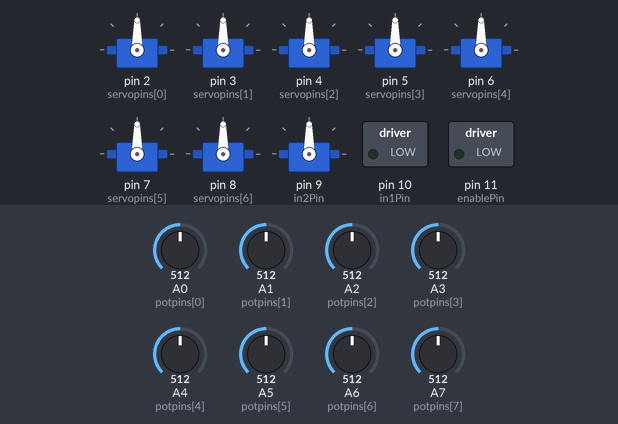
The sketch below on a simulated Arduino Mega 2560, built with avr-gcc and run on an emulated ATmega2560. On the bench: 8 × servo, switched loads named in the sketch (green lamp = pin HIGH). Inputs (shaded band) come from the test bench; at power-on: A0 (potpins[0]) = 512, A1 (potpins[1]) = 512, A2 (potpins[2]) = 512, A3 (potpins[3]) = 512, A4 (potpins[4]) = 512, A5 (potpins[5]) = 512, A6 (potpins[6]) = 512, A7 (potpins[7]) = 512. What the sketch prints to the serial monitor is not drawn.

Above: at 1.2 s.
1.3 s: A0 (potpins[0]) set to 716
At 2.5 s:
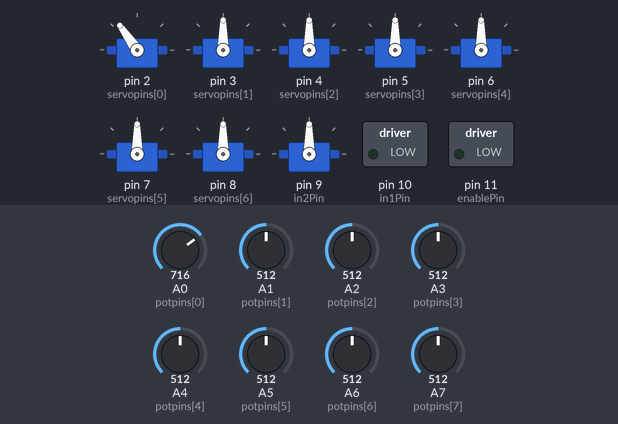
2.8 s: A1 (potpins[1]) set to 716
At 4.0 s:
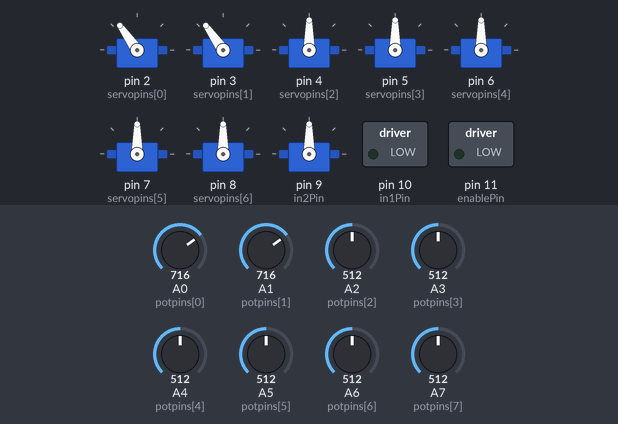
4.3 s: A2 (potpins[2]) set to 716
At 5.3 s:
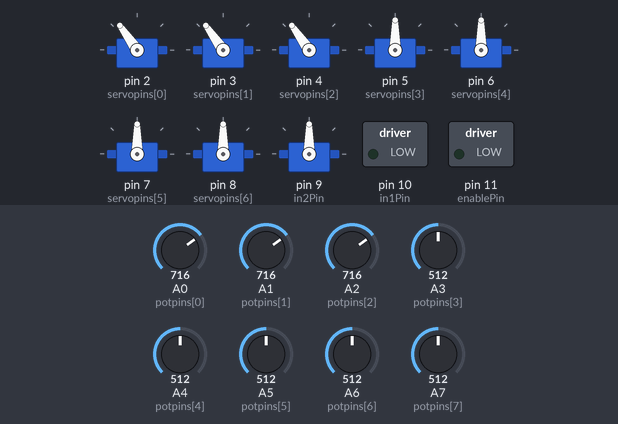
5.8 s: A3 (potpins[3]) set to 716
At 6.7 s:
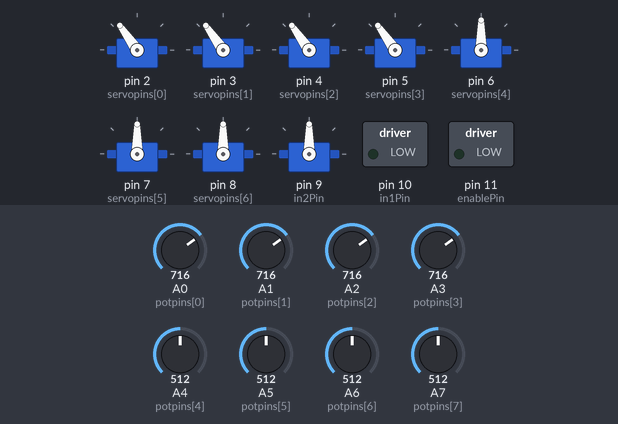
7.3 s: A4 (potpins[4]) set to 63
At 8.0 s:
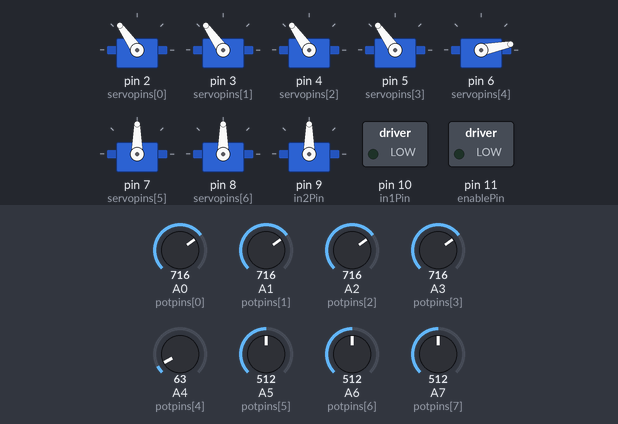
8.8 s: A4 (potpins[4]) set to 51
At 9.5 s:
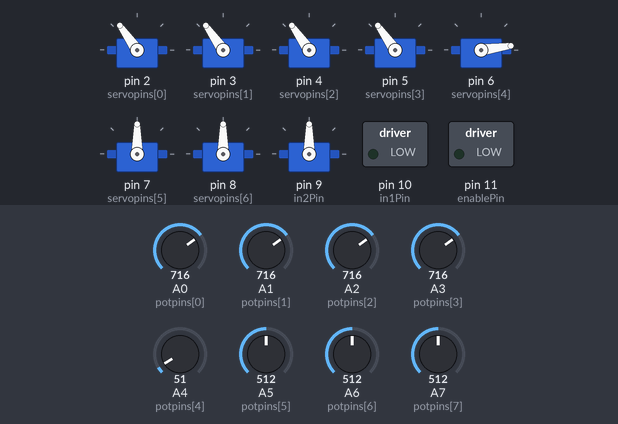
Timing chart, 0 to 11.8 s (numbered marks = the images above; inputs shaded):
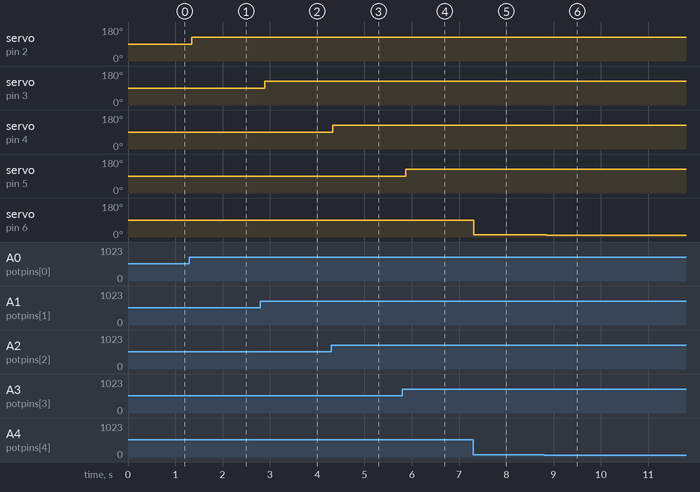

Measured:
- after the input at 1.3 s, servo on pin 2 (servopins[0]): 90° → 125° after 0.05 s
- after the input at 2.8 s, servo on pin 3 (servopins[1]): 90° → 125° after 0.09 s
- after the input at 4.3 s, servo on pin 4 (servopins[2]): 90° → 125° at once
- after the input at 5.8 s, servo on pin 5 (servopins[3]): 90° → 125° after 0.07 s
- after the input at 7.3 s, servo on pin 6 (servopins[4]): 90° → 11° at once
- after the input at 8.8 s, servo on pin 6 (servopins[4]): 11° → 8° after 0.05 s

The sketch:

Robot_Arm_Control_V1VS.ino
```cpp
//#include "Arduino.h"
#include "Servo.h"
Servo joint_1;
Servo joint_2;
Servo joint_3;
Servo joint_4;
Servo joint_5;
Servo joint_6;
Servo end_effector;
Servo dispenser;
Servo servos[] = {joint_1, joint_2, joint_3, joint_4, joint_5, joint_6, end_effector, dispenser};
volatile int servopins[] = {2,3,4,5,6,7,8,9};
int servopos[] = {0, 0, 0, 0 ,0, 0, 0, 0};
volatile int calibration[] = {0, 0, 0, 0, 0, 0, 0, 0};//change
volatile int neutralpos[] = {40, 50, 60, 70, 80, 90};//update
//Pots
volatile int potpins[] = {A0, A1, A2, A3, A4, A5, A6, A7};
int potpos[] = {0, 0, 0, 0, 0, 0, 0, 0};
int lastpotpos[] = {0, 0, 0, 0, 0, 0, 0, 0};
volatile int minservopos[] = {0};
//Mode Switch
int modeswitchpin = 22;//change
//Plow
int enablePin = 11;//pwm change later
int in1Pin = 10;//pwm change later
int in2Pin = 9;//pwm change later
void setup()
{
  Serial.begin(9600);
//Servo init
  for(unsigned int i = 0;i < 8;i++){
    servos[i].attach(servopins[i]);
  }
//Plow
   pinMode(in1Pin, OUTPUT);
   pinMode(in2Pin, OUTPUT);
   pinMode(enablePin, OUTPUT);
}

// The loop function is called in an endless loop
void loop()
{
  //if(digitalRead(modeswitchpin) == HIGH){
  unsigned long currentMillis = millis();
  long previousMillis = 0;
    if(currentMillis - previousMillis > 15){
      previousMillis = currentMillis;
        updatemovement(true);
    }
  //}else{
    //goToNeutralPos(false);
  //}
}
///////////////////////////////////////////////////////////////////////////////////////////////////
void updatemovement(boolean debug){
  for(int i = 0;i < 8;i++){
      potpos[i] = analogRead(potpins[i]);//reads pots
      //if(potpos[i]-lastpotpos[i] > 5){//removes jitter
        servopos[i] = map(potpos[i],0,1023,0,180);//converts pot value to pwm value
        servos[i].write(servopos[i]);//moves servos plus the offset
        //lastpotpos[i] = potpos[i];//updates last pos
      //}
    }
    if(debug == true){//Debugging in serial monitor
      //Serial.println("Servos: ");
      Serial.print("a");
      Serial.print(servopos[0]);
      Serial.print("b");
      Serial.print(servopos[1]);
      Serial.print("c");
      Serial.print(servopos[2]);
      Serial.print("d");
      Serial.print(servopos[3]);
      Serial.print("e");
      Serial.print(servopos[4]);
      Serial.print("f");
      Serial.print(servopos[5]);
      Serial.print("gh");
      delay(100);
      //Serial.println(");

    /*
      for(int y = 0;y < 6;y++){
        Serial.print(servopos[y]);
        Serial.print(" ");
      }
      Serial.println("");
      */
    }

}
///////////////////////////////////////////////////////////////////////////////////////
void goToNeutralPos(boolean debug){
  for(int i = 0;i < 6;i++){//Go to neutral pos
    servos[i].write(neutralpos[i]);//Neutral pos will be upright like in competetion to get bonus
  }

  if(debug == true){
    Serial.print(servopos[0]);
    Serial.print("n");
      //Serial.println("Servos: ");//Debug to check if it gets to the right pos
      /*
      for(int y = 0;y < 6;y++){
        Serial.print(servopos[y]);
        Serial.print(" ");
        //backSpace(getLength(servopos[y]));
      }
      */

      //Serial.println("");
    }
}
//////////////////////////////////////////////////////////////////////////////////////////////////
void plow(){
  setMotor(255, true);
}
//////////////////////////////////////////////////////////////////////////////////////////////////
void setMotor(int speed, boolean reverse)
{
  analogWrite(enablePin, speed);
  digitalWrite(in1Pin, ! reverse);
  digitalWrite(in2Pin, reverse);
}
/////////////////////////////////////////////////////////////////////////////////////////////////
```
